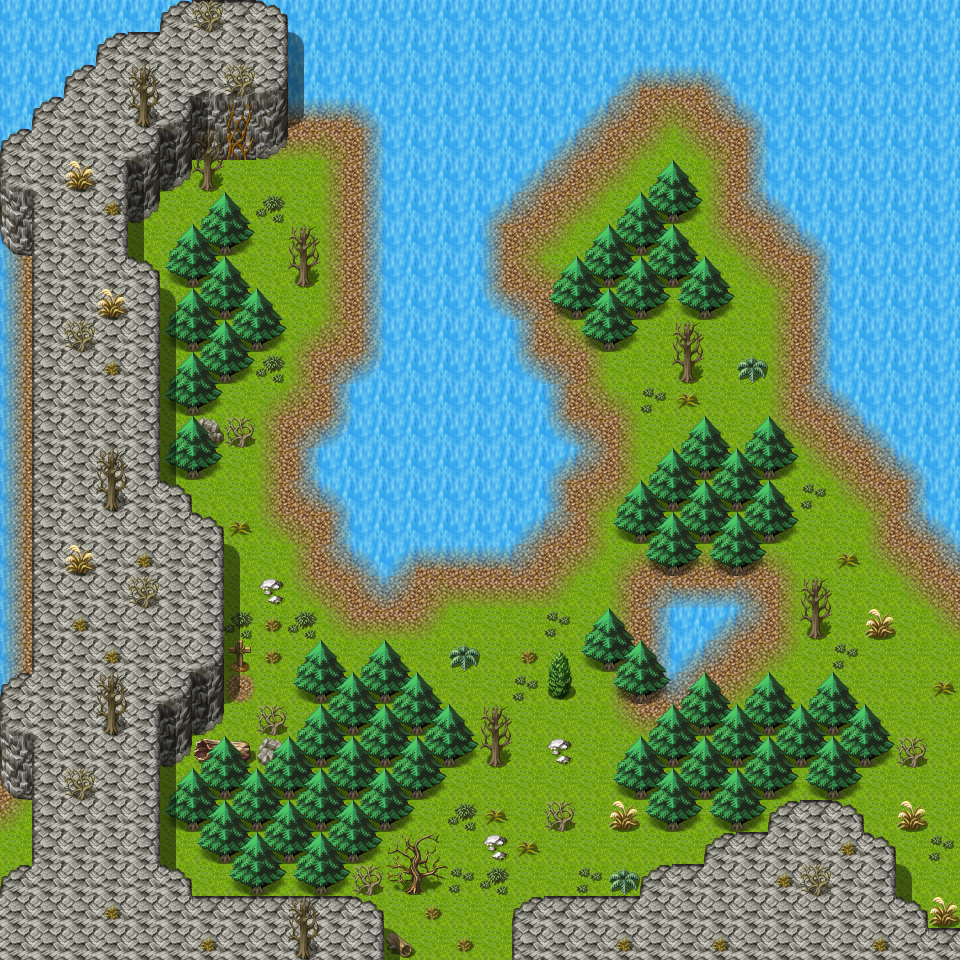

The image is a tile-based game level rendered from a .tmx file. Its description and source (layers, tilesets, objects; grid data summarised) follow:
An orthogonal 30x30 tile map with 32x32 px tiles, 3 tile layers (Ground, Objects, Above), 1 hidden layer not drawn, 11 tilesets and 12 objects (9x spawn, 2x mapchange, sign).

<map version="1.0" orientation="orthogonal" width="30" height="30" tilewidth="32" tileheight="32">
    <properties>
        <property name="outdoors" value="1" />
    </properties>
    <tileset firstgid="1" name="map_0" tilewidth="32" tileheight="32">
        <image source="../drawable/map_0.png" />
    </tileset>
    <tileset firstgid="65" name="map_4" tilewidth="32" tileheight="32">
        <image source="../drawable/map_4.png" />
    </tileset>
    <tileset firstgid="129" name="map_6" tilewidth="32" tileheight="32">
        <image source="../drawable/map_6.png" />
    </tileset>
    <tileset firstgid="193" name="map_3" tilewidth="32" tileheight="32">
        <image source="../drawable/map_3.png" />
    </tileset>
    <tileset firstgid="257" name="map_5" tilewidth="32" tileheight="32">
        <image source="../drawable/map_5.png" />
    </tileset>
    <tileset firstgid="321" name="map_1" tilewidth="32" tileheight="32">
        <image source="../drawable/map_1.png" />
    </tileset>
    <tileset firstgid="385" name="map_16" tilewidth="32" tileheight="32">
        <image source="../drawable/map_16.png" />
    </tileset>
    <tileset firstgid="449" name="map_7" tilewidth="32" tileheight="32">
        <image source="../drawable/map_7.png" />
    </tileset>
    <tileset firstgid="513" name="map_19" tilewidth="32" tileheight="32">
        <image source="../drawable/map_19.png" />
    </tileset>
    <tileset firstgid="577" name="map_9" tilewidth="32" tileheight="32">
        <image source="../drawable/map_9.png" />
    </tileset>
    <tileset firstgid="641" name="map_2" tilewidth="32" tileheight="32">
        <image source="../drawable/map_2.png" />
    </tileset>
    <layer name="Ground" width="30" height="30">
        <data>[900 cells, 900 non-empty, 13 distinct tile ids]</data>
    </layer>
    <layer name="Objects" width="30" height="30">
        <data>[900 cells, 432 non-empty, 45 distinct tile ids]</data>
    </layer>
    <layer name="Above" width="30" height="30">
        <data>[900 cells, 100 non-empty, 18 distinct tile ids]</data>
    </layer>
    <layer name="Walkable" width="30" height="30" visible="0">
        <data>[900 cells, 663 non-empty, 1 distinct tile ids]</data>
    </layer>
    <objectgroup name="Mapevents" visible="0">
        <object name="south" type="mapchange" x="416" y="928" width="96" height="32">
            <properties>
                <property name="map" value="mountainlake0" />
                <property name="place" value="north" />
            </properties>
        </object>
        <object name="east" type="mapchange" x="928" y="576" width="32" height="320">
            <properties>
                <property name="map" value="mountainlake2" />
                <property name="place" value="west" />
            </properties>
        </object>
        <object name="sign_mountainlake1_grave" type="sign" x="224" y="672" width="32" height="32" />
    </objectgroup>
    <objectgroup name="Spawn" visible="0">
        <object name="maonit_1" type="spawn" x="576" y="512" width="32" height="32">
            <properties>
                <property name="spawngroup" value="maonit_1" />
            </properties>
        </object>
        <object name="maonit_1_1" type="spawn" x="736" y="576" width="160" height="128">
            <properties>
                <property name="spawngroup" value="maonit_1" />
            </properties>
        </object>
        <object name="maonit_1_2" type="spawn" x="800" y="416" width="32" height="64">
            <properties>
                <property name="quantity" value="2" />
                <property name="spawngroup" value="maonit_1" />
            </properties>
        </object>
        <object name="maonit_1_3" type="spawn" x="512" y="96" width="288" height="384">
            <properties>
                <property name="spawngroup" value="maonit_1" />
            </properties>
        </object>
        <object name="maonit_1_4" type="spawn" x="224" y="544" width="480" height="352">
            <properties>
                <property name="spawngroup" value="maonit_1" />
            </properties>
        </object>
        <object name="maonit_1_5" type="spawn" x="256" y="416" width="32" height="32">
            <properties>
                <property name="spawngroup" value="maonit_1" />
            </properties>
        </object>
        <object name="maonit_1_6" type="spawn" x="768" y="480" width="128" height="416">
            <properties>
                <property name="spawngroup" value="maonit_1" />
            </properties>
        </object>
        <object name="maonit_cr" type="spawn" x="128" y="160" width="224" height="128">
            <properties>
                <property name="spawngroup" value="maonit_cr" />
            </properties>
        </object>
    </objectgroup>
    <objectgroup name="Spawn2" visible="0">
        <object name="mwolf_1" type="spawn" x="128" y="64" width="768" height="832">
            <properties>
                <property name="quantity" value="3" />
                <property name="spawngroup" value="mwolf_1" />
            </properties>
        </object>
    </objectgroup>
    <objectgroup name="Keys" />
</map>
